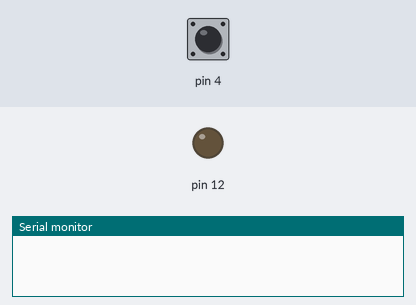
A sketch run on a simulated Arduino Uno, built with avr-gcc and run on an emulated ATmega328P. Shown: output pins drawn as LEDs (lit = HIGH), the last lines printed to the serial monitor. The inputs (shaded band) are chosen by the test bench; at power-on: pin 4 HIGH.

Above: at 1.2 s.
1.3 s: pin 4 pulled LOW for 3.2 s
At 4.1 s:
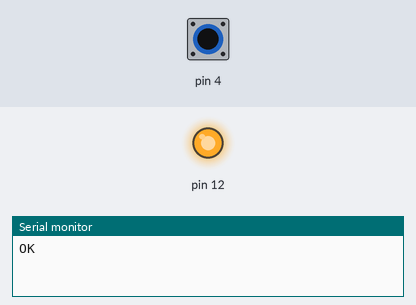
Timing chart, 0 to 5.8 s (numbered marks = the images above; inputs shaded):
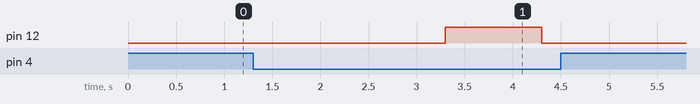

Measured:
- after the input at 1.3 s, pin 12: LOW → HIGH after 2.0 s, → LOW 1.0 s later

The sketch:

anjian.ino
```cpp
void setup() {
  // put your setup code here, to run once:
  pinMode(4,INPUT);
  pinMode(12,OUTPUT);
  digitalWrite(4,HIGH);   //先预设4管脚为高
  Serial.begin(9600);
}

void loop() {
  // put your main code here, to run repeatedly:
  if(digitalRead(4)  == LOW)
  {
    delay(2000);
     if(digitalRead(4)  == LOW)
       {
         digitalWrite(12,HIGH);
         Serial.println("OK");
         delay(1000);
         digitalWrite(12,LOW);
       }
  }
}
```
